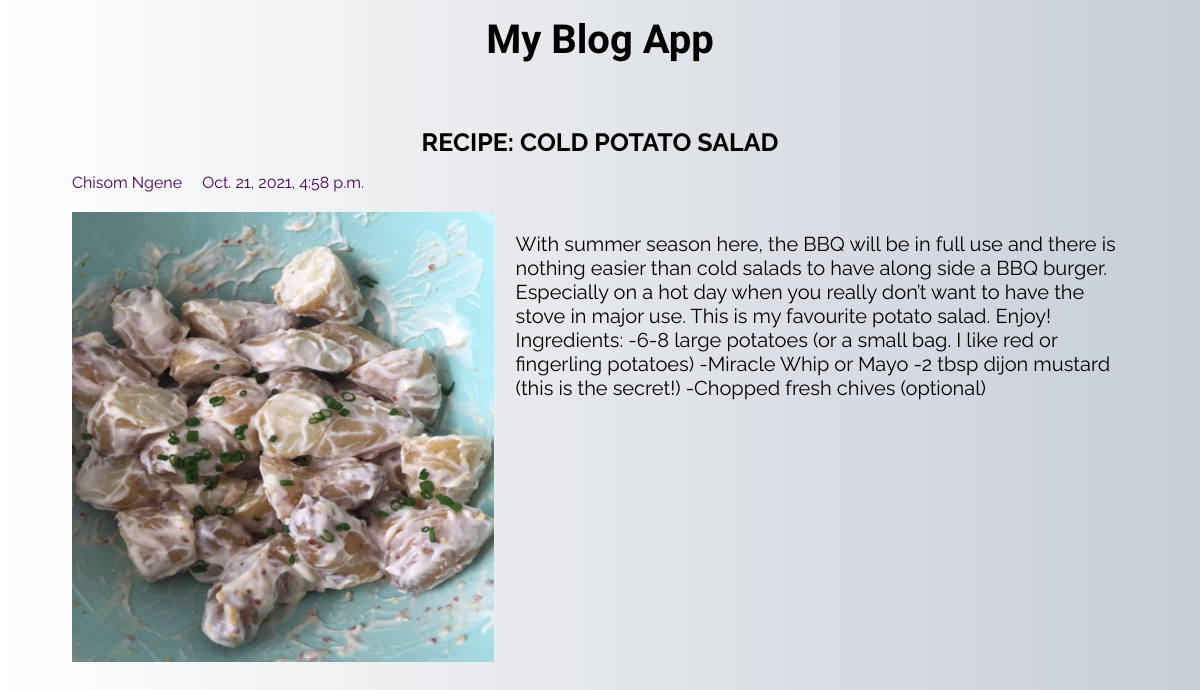
The app's page /blog/4/ with its own data.
### blog/models.py (models this page shows, shortened)
class Post(models.Model):
    author = models.CharField(max_length = 30)
    title = models.CharField(max_length = 100)
    content = models.TextField()
    category = models.CharField(max_length = 30)
    image = models.ImageField(upload_to='images/')
    created_date = models.DateTimeField(default = timezone.now)
    published_date = models.DateTimeField(blank=True, null = True)

### blog/views.py (the view)
# urls.py: path('<int:post_id>/', detailView, name = 'detail'),
def detailView(request, post_id):
    post = get_object_or_404(Post, id = post_id)
    context = {
        'post' : post
    }
    return render(request, 'blog/detail.html', context)

### blog/templates/blog/detail.html (shortened to what this page needs)
<!DOCTYPE html>
<html lang="en">
<head>
</head>
<body>
    <main>
        <h1>
            My Blog App
        </h1>
    </main>
    <section>
        <h2>{{post.title}}</h2>
        <span>{{post.author}}</span>
        <span>{{post.created_date}}</span>
        <div class="content">
            <img src="{{ post.image.url }}" alt="...">
            <p>{{post.content}}</p>
        </div>
    </section>
</body>
</html>

### blog/templates/blog/detail.html (style rules this page uses)
body { background: rgb(255,255,255); background: linear-gradient(90deg, rgb(255,255,255) 0%, rgba(200,206,214,1) 100%); font-family: 'Raleway'; }
h1 { margin: 1rem; font-size: 40px; text-align: center; font-family: 'Festive', cursive; }
h2 { text-align: center; margin: 1rem; font-size: 25px; }
section { margin-top: 4rem; padding: 0 4rem; }
.content { display: flex; width: 100%; justify-content: space-between; margin: 20px auto; }
.content img { width: 40%; height: 450px; }
.content p { width: 58%; font-size: 20px; }
span { color: #480052; display: inline-block; margin-right: 1rem; }

### records on screen
Post: title "RECIPE: COLD POTATO SALAD", author "Chisom Ngene", created_date "Oct. 21, 2021, 4:58 p.m.", image (picture), content "With summer season here, the BBQ will be in full use and there is nothing easier than cold salads to have along side a BBQ burger. Especially on a hot day when you really don’t want to have the stove in major use. This is my favourite potato salad. Enjoy! Ingredients: -6-8 large potatoes (or a small bag. I like red or fingerling potatoes) -Miracle Whip or Mayo -2 tbsp dijon mustard (this is the secret!) -Chopped fresh chives (optional)"
